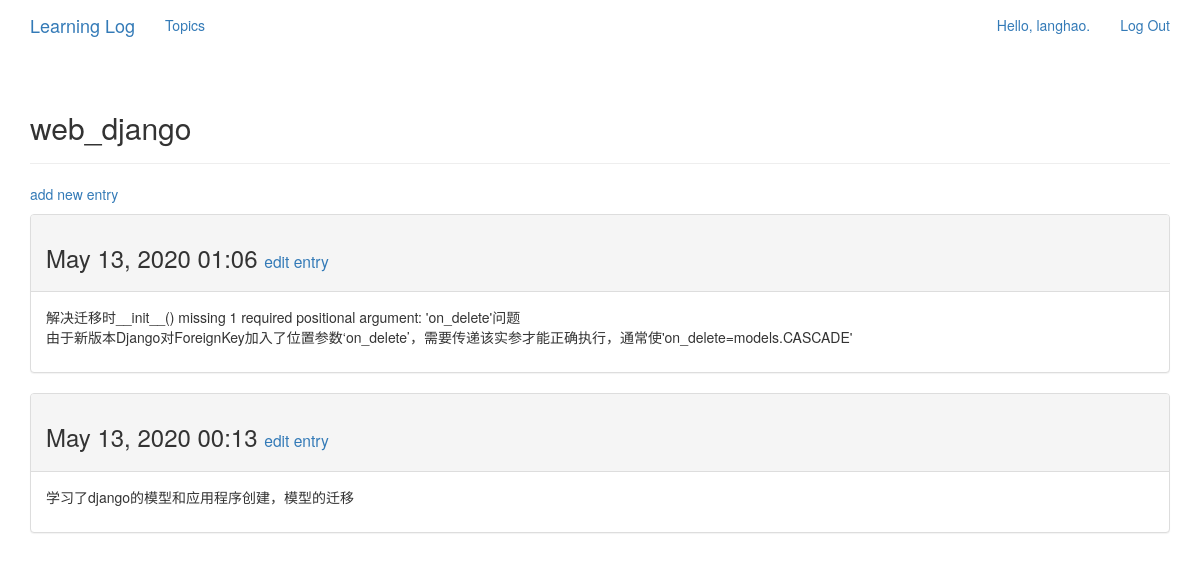
The page /topics/2/ (signed in) on the database its author committed.
### learning_logs/models.py (models this page shows, shortened)
class Topic(models.Model):
	text = models.CharField(max_length=200)
	date_added = models.DateTimeField(auto_now_add=True)
	owner = models.ForeignKey(User, on_delete=models.CASCADE)
	def __str__(self):
		return self.text

class Entry(models.Model):
	topic = models.ForeignKey(Topic, on_delete=models.CASCADE)
	text = models.TextField()
	date_added = models.DateTimeField(auto_now_add=True)
	class Meta:
		verbose_name_plural = 'entries'

### learning_logs/views.py (the view)
# urls.py: re_path(r'^topics/(?P<topic_id>\d+)/$', views.topic, name='topic'),
@login_required
def topic(request, topic_id):
	topic = Topic.objects.get(id=topic_id)
	check_topic_owner(request, topic)
	entries = topic.entry_set.order_by('-date_added')
	context = {'topic': topic, 'entries': entries}
	return render(request, 'learning_logs/topic.html', context)

### learning_logs/views.py (called while the page is built)
def check_topic_owner(request, topic):
	if request.user != topic.owner:
		raise Http404

### learning_logs/templates/learning_logs/topic.html
{% extends 'learning_logs/base.html' %}
{% block header %}
  <h2>{{ topic }}</h2>
{% endblock header %}
{% block content %}
  <p>
    <a href="{% url 'learning_logs:new_entry' topic.id %}">add new entry</a>
  </p>
  {% for entry in entries %}
    <div class="panel panel-default">
      <div class="panel-heading">
        <h3>
          {{ entry.date_added|date:'M d, Y H:i' }}
          <small>
            <a href="{% url 'learning_logs:edit_entry' entry.id %}">edit entry</a>
          </small>
        </h3>
      </div>
      <div class="panel-body">
      {{ entry.text|linebreaks }}
      </div>
    </div>
  {% empty %}
        There are no entries for this topic.
    {% endfor %}
{% endblock content %}

### learning_logs/templates/learning_logs/base.html (shortened to what this page needs)
{% load bootstrap3 %}
<!DOCTYPE html>
<html lang="en">
<head>
    {% bootstrap_css %}
</head>
<body>
  <nav class="navbar nav-default navbar-static-top">
      <div class="container">
          <div class="navbar-header">
              <a href="{% url 'learning_logs:index' %}" class="navbar-brand">Learning Log</a>
          </div>
          <div id="navbar" class="navbar-collapse collapse">
              <ul class="nav navbar-nav">
                  <li><a href="{% url 'learning_logs:topics' %}">Topics</a></li>
              </ul>
              <ul class="nav navbar-nav navbar-right">
                  {% if user.is_authenticated %}
                    <li><a>Hello, {{ user.username }}.</a></li>
                    <li><a href="{% url 'users:logout' %}">Log Out</a></li>
                  {% else %}
                    <li><a href="{% url 'users:register' %}">Register</a></li>
                    <li><a href="{% url 'users:login' %}">Log In</a></li>
                  {% endif %}
              </ul>
          </div>
      </div>
  </nav>
  <div class="container">
      <div class="page-header">
          {% block header %}{% endblock header %}
      </div>
      <div>
          {% block content %}{% endblock content %}
      </div>
  </div>
</body>
</html>

### rows shown on the page
Topic: text "web_django"
Entry: date_added "May 13, 2020 01:06", text "解决迁移时__init__() missing 1 required positional argument: 'on_delete'问题 由于新版本Django对ForeignKey加入了位置参数‘on_delete’，需要传递该实参才能正确执行，通常使'on_delete=models.CASCADE'"
Entry: date_added "May 13, 2020 00:13", text "学习了django的模型和应用程序创建，模型的迁移"

### other values the page prints
{{ user.username }} "langhao"
